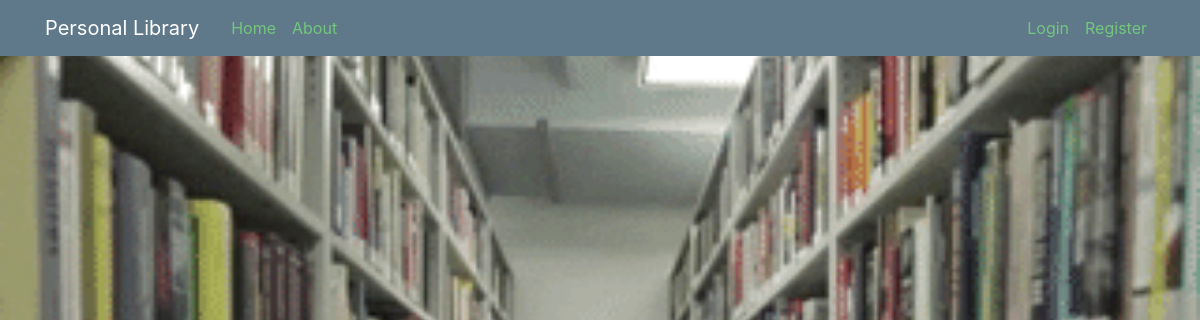
The app's page /, older data.
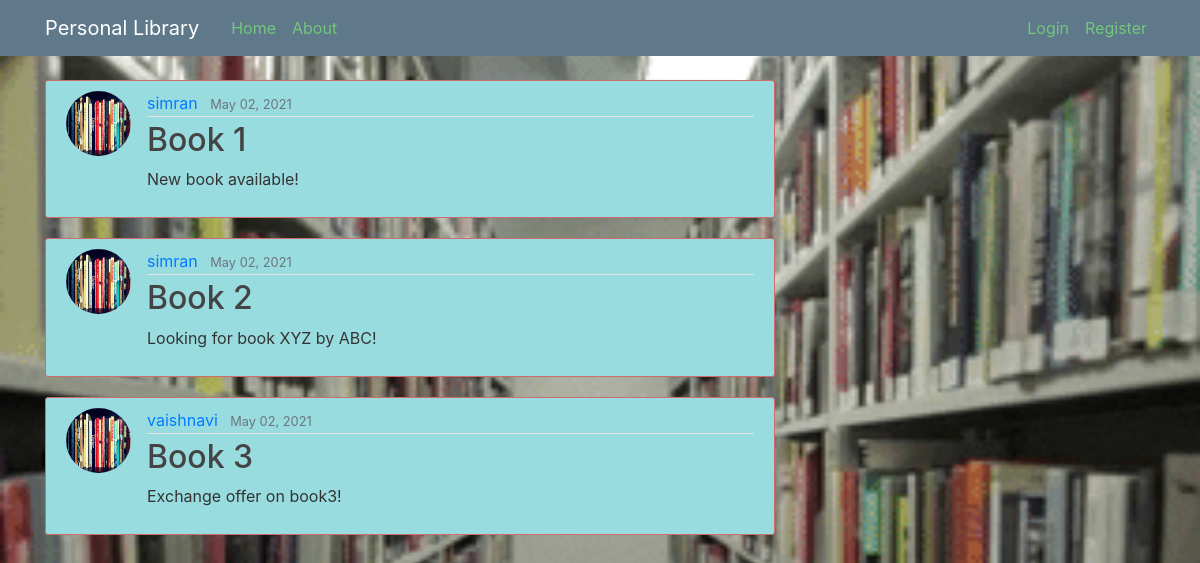
The same page, newer data.
### library/models.py (models this page shows, shortened)
class Post(models.Model):
    title = models.CharField(max_length=100)
    content = models.TextField()
    date_posted = models.DateTimeField(default=timezone.now)
    author = models.ForeignKey(User, on_delete=models.CASCADE)

### library/views.py (the view)
# urls.py: 2. Add a URL to urlpatterns:  path('', views.home, name='home')
def home(request):
    context={
        'posts' : Post.objects.all()
    }
    return render(request, 'library/home.html', context)

### library/templates/library/home.html (shortened to what this page needs)
{% extends "library/base.html" %}
{% block content %}
    {% for post in posts %}
        <article class="media content-section">
          <img class="rounded-circle article-img" src="static/library/book.jpg">
          <div class="media-body">
            <div class="article-metadata">
              <a class="mr-2" href="#">{{ post.author }}</a>
              <small class="text-muted">{{ post.date_posted|date:"F d, Y"}}</small>
            </div>
            <h2><a class="article-title" href="#">{{ post.title }}</a></h2>
            <p class="article-content">{{ post.content }}</p>
          </div>
        </article>
    {% endfor %}
{% endblock content %}

### library/templates/library/base.html (shortened to what this page needs)
{% load static %}
<!DOCTYPE html>
<html>
<head>
    <link rel="stylesheet" href="https://maxcdn.bootstrapcdn.com/bootstrap/4.0.0/css/bootstrap.min.css">
    <link rel="stylesheet" type="text/css" href="{% static 'library/main.css' %}">
</head>
<body id="bg" style="background-image: url('{% static 'library/giphy.gif' %}');">
    <header class="site-header">
      <nav class="navbar navbar-expand-md navbar-dark bg-steel fixed-top">
        <div class="container">
          <a class="navbar-brand mr-4" href="{% url 'library-home' %}">Personal Library</a>
          <div class="collapse navbar-collapse" id="navbarToggle">
            <div class="navbar-nav mr-auto">
              <a class="nav-item nav-link" href="{% url 'library-home' %}">Home</a>
              <a class="nav-item nav-link" href="{% url 'library-about' %}">About</a>
            </div>
            <div class="navbar-nav">
              {% if user.is_authenticated %}
                <a class="nav-item nav-link" href="#">New Post</a>
                <a class="nav-item nav-link" href="#">Profile</a>
                <a class="nav-item nav-link" href="#">Logout</a>
                <a class="nav-item nav-link" href="#">My books</a>
              {% else %}
                <a class="nav-item nav-link" href="#">Login</a>
                <a class="nav-item nav-link" href="#">Register</a>
              {% endif %}
            </div>
          </div>
        </div>
      </nav>
    </header>
    <main role="main" class="container">
      <div class="row">
        <div class="col-md-8">
          {% block content %}{% endblock %}
        </div>
      </div>
    </main>
</body>
</html>

### library/static/library/main.css (style rules this page uses)
body { background: #fafafa; color: #333333; margin-top: 5rem; }
h1, h2, h3, h4, h5, h6 { color: #444444; }
.bg-steel { background-color: #5f788a; }
.site-header .navbar-nav .nav-link { color: #72c77d; }
.content-section { background: #99dce0; padding: 10px 20px; border: 1px solid #cc6c6c; border-radius: 3px; margin-bottom: 20px; }
.article-title { color: #444444; }
.article-content { white-space: pre-line; }
.article-img { height: 65px; width: 65px; margin-right: 16px; }
.article-metadata { padding-bottom: 1px; margin-bottom: 4px; border-bottom: 1px solid #e3e3e3 }
#bg { background-repeat: no-repeat; background-size: 1800px 900px; background-position: top; background-attachment: fixed; }

Row changes from the older to the newer data that the page shows:
added Post: author "simran", date_posted "May 02, 2021", title "Book 1", content "New book available!"
added Post: author "simran", date_posted "May 02, 2021", title "Book 2", content "Looking for book XYZ by ABC!"
added Post: author "vaishnavi", date_posted "May 02, 2021", title "Book 3", content "Exchange offer on book3!"
